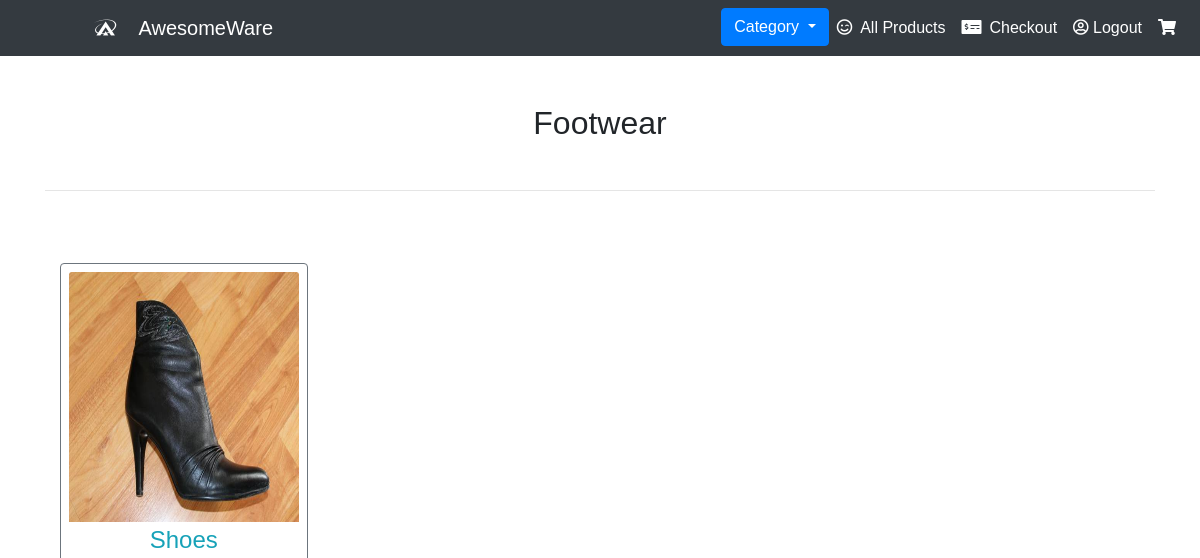
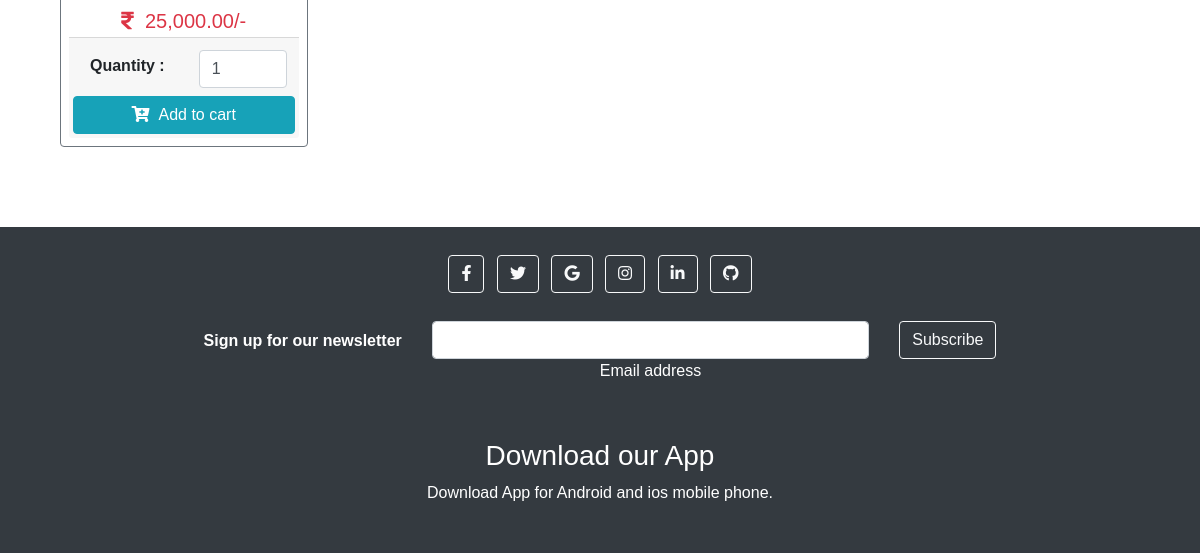
The app's page /footwear.php, older data (2 pictures, top to bottom).
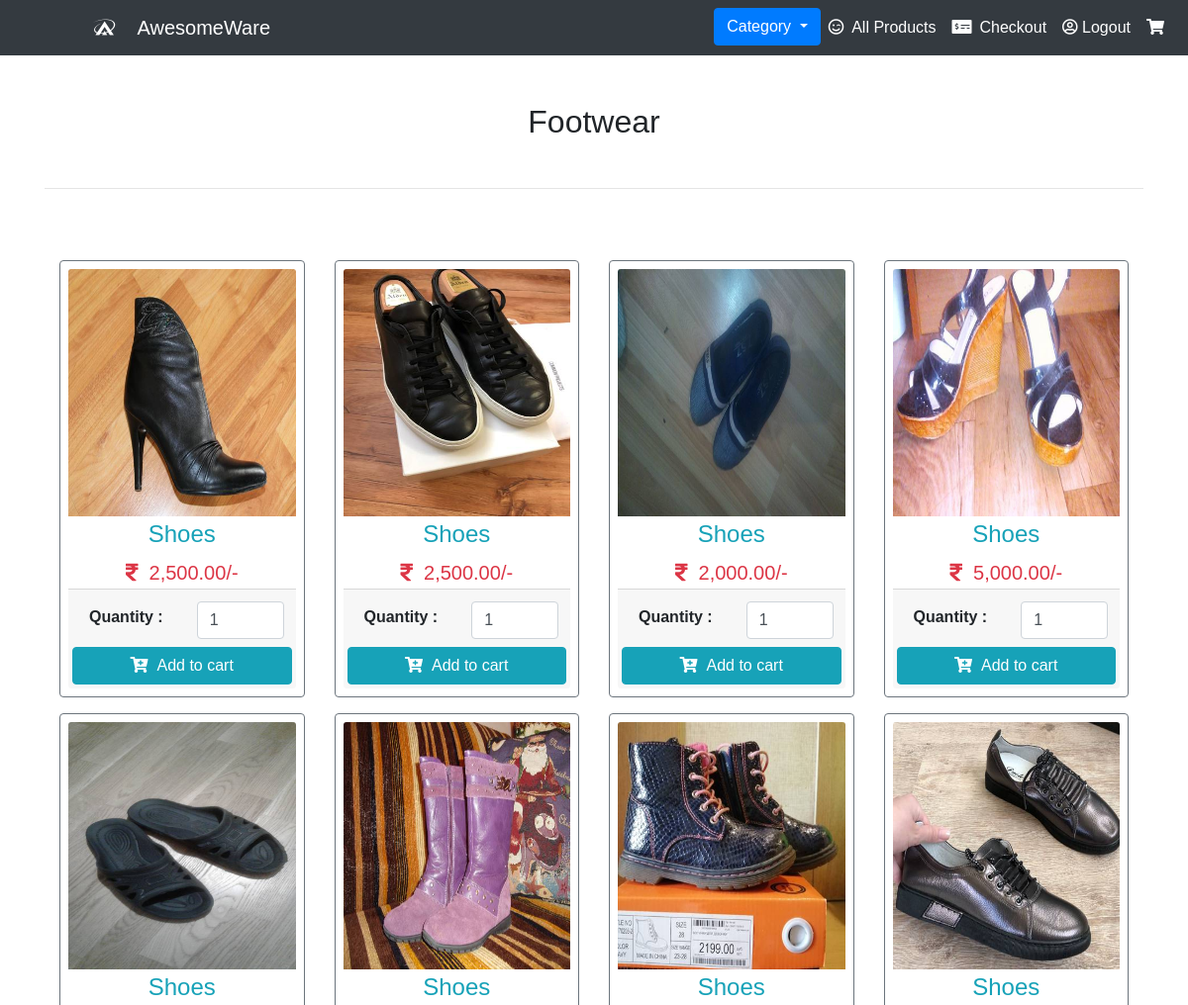
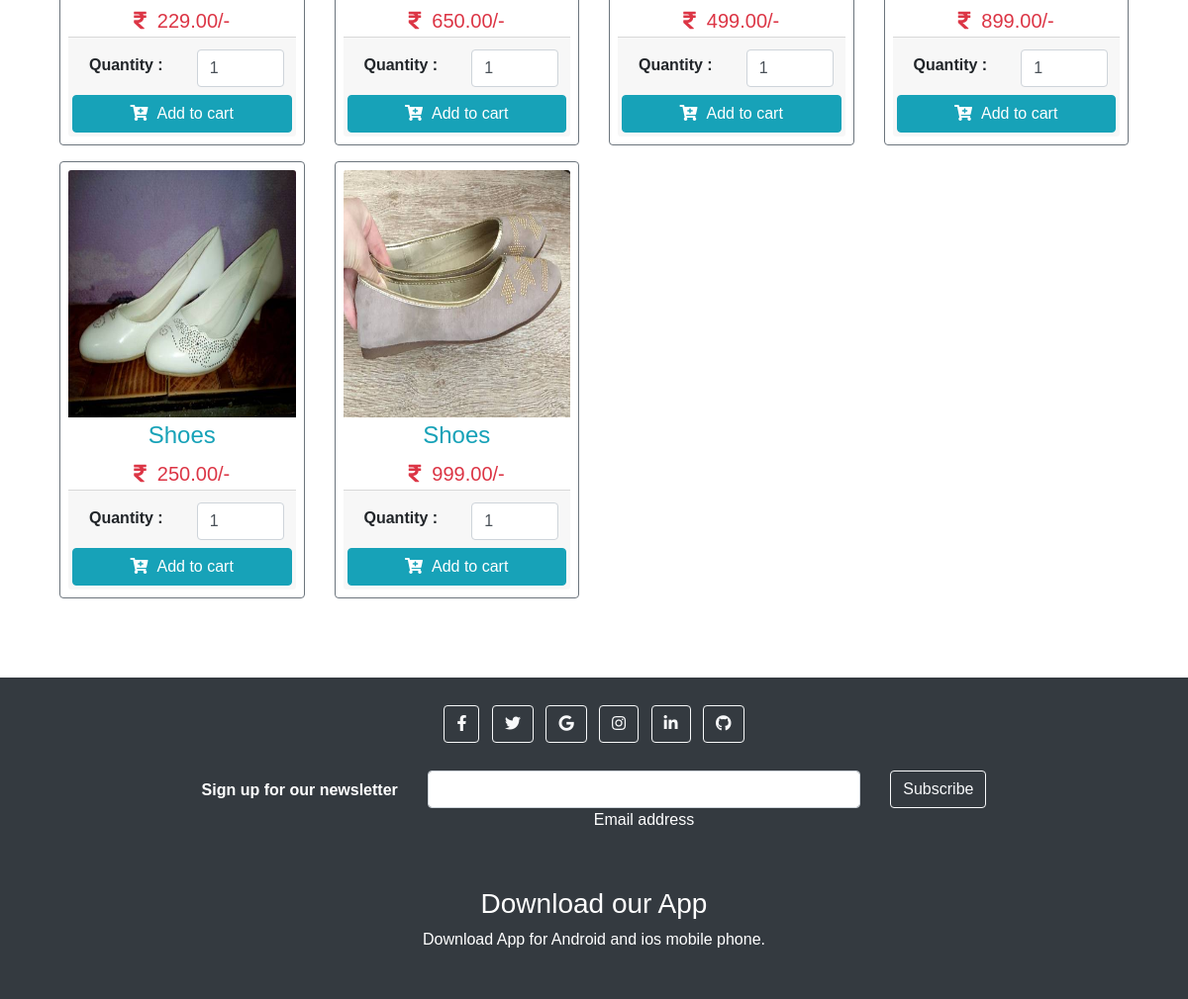
The same page, newer data (2 pictures, top to bottom).
### tables this page shows
CREATE TABLE `product` (
  `id` int(11) NOT NULL,
  `product_name` varchar(255) NOT NULL,
  `product_price` varchar(100) NOT NULL,
  `product_qty` int(11) NOT NULL DEFAULT 1,
  `product_image` varchar(255) NOT NULL,
  `product_code` varchar(50) NOT NULL
);

### footwear.php (the view, shortened to what this page needs)
<!DOCTYPE html>
<html lang="en">
<head>
    <link rel='stylesheet' href='https://cdnjs.cloudflare.com/ajax/libs/twitter-bootstrap/4.5.2/css/bootstrap.min.css' />
    <link rel='stylesheet' href='https://cdnjs.cloudflare.com/ajax/libs/font-awesome/5.9.0/css/all.min.css' />
    <link rel="stylesheet" href="style.css">
</head>
</head>
<body>
  <nav class="navbar navbar-expand-md bg-dark navbar-dark">
  <a class="navbar-brand" href="index.php">&nbsp;&nbsp; &nbsp; &nbsp; &nbsp; &nbsp; &nbsp; &nbsp;<i class="fab fa-asymmetrik"></i> &nbsp; &nbsp;AwesomeWare</a>
    <div class="collapse navbar-collapse" id="collapsibleNavbar">
      <ul class="navbar-nav ml-auto">
      <div class="dropdown">
  <button class="btn btn-primary dropdown-toggle" type="button" id="dropdownMenuButton" data-toggle="dropdown" aria-haspopup="true" aria-expanded="false"> Category  </button>
</div>
        <li class="nav-item">
          <a class="nav-link active" href="index.php"><i class="far fa-smile-wink"></i>&nbsp; All Products</a>
        </li>
        <li class="nav-item">
          <a class="nav-link active" href="checkout.php"><i class="fas fa-money-check-alt mr-2"></i>Checkout</a>
        </li>
        <li class="nav-item">
          <a class="nav-link active" href="auth/logout.php"><i class="far fa-user-circle"></i> Logout </a>
        </li>
        <li class="nav-item">
          <a class="nav-link active" href="cart.php"><i class="fas fa-shopping-cart"></i> <span id="cart-item" class="badge badge-danger"></span></a>
        </li>
      </ul>
    </div>
  </nav>
  <div class="container py-5">
        <h2 class="text-center">Footwear</h2><br>
<hr><br><br>
  <div class="container">
    <div class="row mt-2 pb-3">
      <?php
        include 'config.php';
        $stmt = $conn->prepare('SELECT * FROM product where product_name="Shoes"');
        $stmt->execute();
        $result = $stmt->get_result();
        while ($row = $result->fetch_assoc()):
      ?>
      <div class="col-sm-6 col-md-4 col-lg-3 mb-2">
        <div class="card-deck">
          <div class="card p-2 border-secondary mb-2">
          <img src="<?= $row['product_image'] ?>" class="card-img-top" height="250">
            <div class="card-body p-1">
              <h4 class="card-title text-center text-info"><?= $row['product_name'] ?></h4>
              <h5 class="card-text text-center text-danger"><i class="fas fa-rupee-sign"></i>&nbsp;&nbsp;<?= number_format($row['product_price'],2) ?>/-</h5>
            </div>
            <div class="card-footer p-1">
              <form action="" class="form-submit">
                <div class="row p-2">
                  <div class="col-md-6 py-1 pl-4">
                    <b>Quantity : </b>
                  </div>
                  <div class="col-md-6">
                    <input type="number" class="form-control pqty" value="<?= $row['product_qty'] ?>">
                  </div>
                </div>
                <button class="btn btn-info btn-block addItemBtn"><i class="fas fa-cart-plus"></i>&nbsp;&nbsp;Add to
                  cart</button>
              </form>
            </div>
          </div>
        </div>
      </div>
      <?php endwhile; ?>
    </div>
  </div>
</div>
  <?php include('footer.php');?>
  </body>
  </html>

Row changes from the older to the newer data that the page shows:
changed product (number 1 of 10 on the later page): product_price "25,000.00" → "2,500.00"
added product: product_image (picture), product_name "Shoes", product_price "2,500.00", product_qty "1"
added product: product_image (picture), product_name "Shoes", product_price "2,000.00", product_qty "1"
added product: product_image (picture), product_name "Shoes", product_price "5,000.00", product_qty "1"
added product: product_image (picture), product_name "Shoes", product_price "229.00", product_qty "1"
added product: product_image (picture), product_name "Shoes", product_price "650.00", product_qty "1"
added product: product_image (picture), product_name "Shoes", product_price "499.00", product_qty "1"
added product: product_image (picture), product_name "Shoes", product_price "899.00", product_qty "1"
added product: product_image (picture), product_name "Shoes", product_price "250.00", product_qty "1"
added product: product_image (picture), product_name "Shoes", product_price "999.00", product_qty "1"
